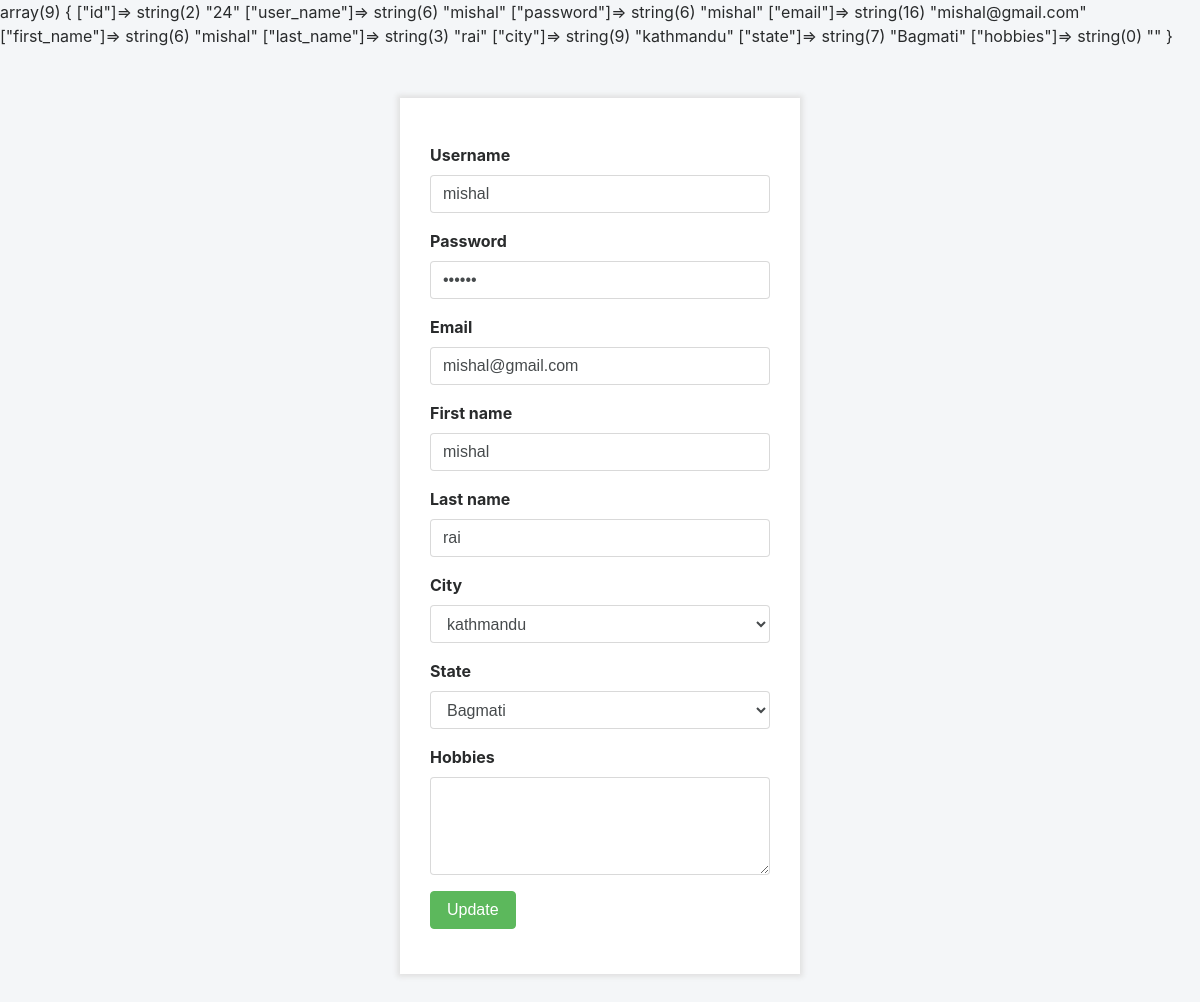
The page /edit_profile.php (signed in) on the database its author committed.
### tables this page shows
CREATE TABLE IF NOT EXISTS `user` (
  `id` int(10) NOT NULL AUTO_INCREMENT,
  `user_name` varchar(20) NOT NULL,
  `password` char(41) NOT NULL,
  `email` varchar(50) NOT NULL,
  `first_name` varchar(20) NOT NULL,
  `last_name` varchar(20) NOT NULL,
  `city` varchar(20) NOT NULL,
  `state` char(40) NOT NULL,
  `hobbies` varchar(255) NOT NULL,
  PRIMARY KEY (`id`),
  UNIQUE KEY `user_name` (`user_name`,`email`)
);

### modals/user.php (called while the page is built, shortened)
<?php
    include ('inc/db.inc.php');
    class user{
        protected $conn;
        function __construct() {
           $this-> conn = connect_db();
        }
        function getdata( $email){
            $query = sprintf( "SELECT * FROM user WHERE `email`='%s'", $email );
            $result = $this->conn->query($query);
            if( $result->num_rows > 0){
                return $result->fetch_assoc();
            }else{
                return false;
            }
        }
    }
    $user = new user;

### inc/db.inc.php (called while the page is built, shortened)
<?php
    function connect_db(){
        $conn = new mysqli( DB_HOST, DB_USER, DB_PASSWORD, DB_NAME );
        return $conn;
    }

### controller/edit_profile.ctrl.php (called while the page is built, shortened)
<?php
    include('modals/user.php');
    $email=$_SESSION['email'];
   if($user->getdata($email)){
       $data=$user->getdata($email);
       var_dump($data);
   }else{
       $error="Error on fetching data.";
   }
?>

### edit_profile.php (the view, shortened to what this page needs)
<?php
    include('header.php');
    require "controller/edit_profile.ctrl.php";
    $user_name  = (isset($data['user_name'])) ? $data['user_name'] : '';
    $password   = (isset($data['password'])) ? $data['password'] : '';
    $email      = (isset($data['email']) ) ? $data['email'] : '';
    $first_name = (isset($data['first_name'])) ? $data['first_name'] : '';
    $last_name  = (isset($data['last_name'])) ? $data['last_name'] : '';
    $city       = (isset($data['city'])) ? $data['city'] : '';
    $state      = (isset($data['state'])) ? $data['state'] : '';
    $city_list       = array( 'damak', 'dharan', 'kathmandu', 'biratnagar');
    $state_list      = array('Mechi', 'Bagmati','Koshi', 'Sagarmatha', 'Rapti', 'Gandaki', 'Dhaulagiri', 'Karnali', 'Mahakali', 'Janakpur', 'Seti', 'Bheri', 'Narayani', 'Lumbini');
?>
<div class="user-panel">
    <form action="" method="post" id="signup-form" >
        <div class="form-group">
            <label for="user-label"><strong>Username</strong></label>
            <input type="text" name="user_name" id="user-label" class="form-control" placeholder="Enter Username" value="<?php echo $user_name; ?>" required/>
        </div>
        <div class="form-group">
            <label for="password-label"><strong>Password</strong></label>
            <input type="password" name="password" id="password-label" class="form-control" placeholder="Enter Password" value="<?php echo $password;?>" required/>
        </div>
        <div class="form-group">
            <label for="email-label"><strong>Email</strong></label>
            <input type="email" name="email" id="email-label" class="form-control" placeholder="Enter Email" value="<?php echo $email;?>" required />
        </div>
        <div class="form-group">
            <label for="first-name-label"><strong>First name</strong></label>
            <input type="text" name="first_name" id="first-name-label" class="form-control" placeholder="Enter First Name" value="<?php echo $first_name;?>" required/>
        </div>
        <div class="form-group">
            <label for="last-name-label"><strong>Last name</strong></label>
            <input type="text" name="last_name" id="last-name-label" class="form-control" placeholder="Enter Last Name" value="<?php echo $last_name;?>"  />
        </div>
        <div class="form-group">
            <label for="city"><strong>City</strong></label>
            <select name="city" class="form-control" >
                <?php
                    foreach( $city_list as $value ){
                        if($city == $value){
                            echo '<option selected value="'.$value.'">'.$value.'</option>';
                        }else{
                            echo '<option value="'.$value.'">'.$value.'</option>';
                        }
                    }
                ?>
            </select>
        </div>
         <div class="form-group">
            <label for="state"><strong>State</strong></label>
            <select name="state" class="form-control">
                <?php
                    foreach( $state_list as $value){
                        if($state == $value ){
                            echo '<option selected value="'.$value.'">'.$value. '</option>';
                        }else{
                            echo '<option value="'.$value.'">'.$value. '</option>';
                        }
                    }
                ?>
            </select>
        </div>
        <div class="form-group">
            <label for="hobbies-label"><strong>Hobbies</strong></label>
            <textarea rows="4" cols="50" class="form-control" name="hobbies"></textarea>
        </div>
        <button type="submit" class="btn btn-success" name="update" />Update</button>
    </form>
</div>
<?php include('footer.php'); ?>

### assets/css/main.css (style rules this page uses)
body { background: #F4F6F8; }
.user-panel form, .user-panel .sec { background-color: #fff; padding: 45px 30px; box-shadow: 0px 0px 5px 3px #e2e2e2; }
.user-panel { width: 400px; margin: 50px auto; }

### rows shown on the page
user: user_name "mishal", email "mishal@gmail.com", first_name "mishal", last_name "rai", city "kathmandu", state "Bagmati"
